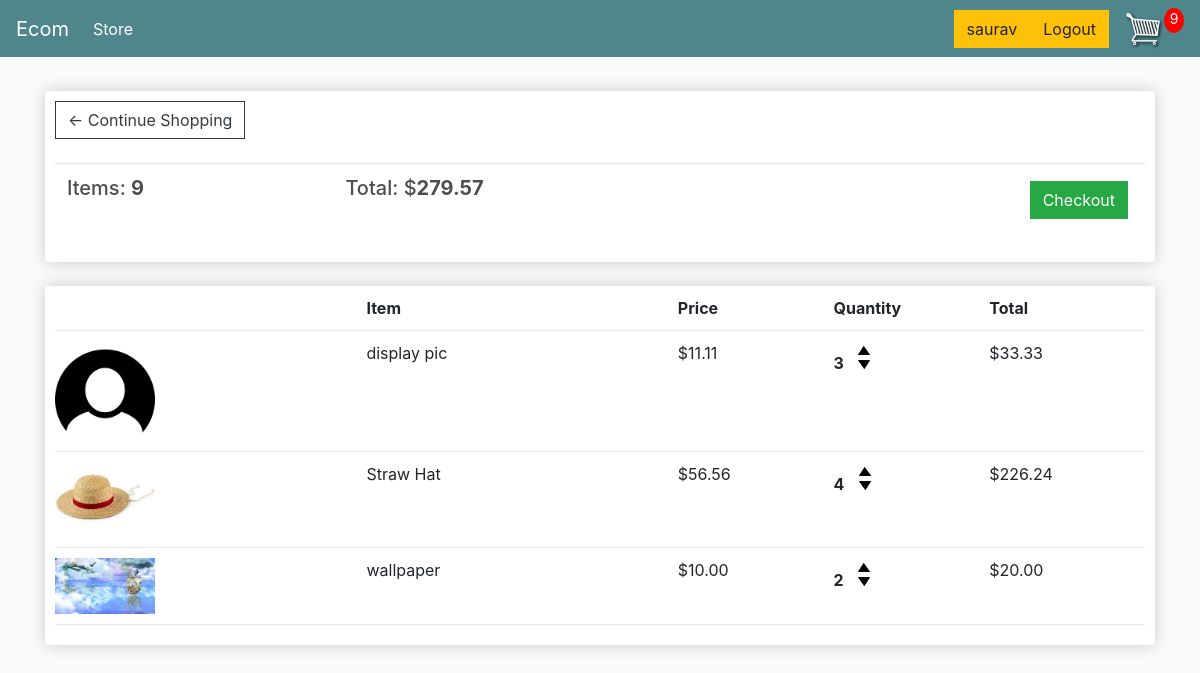
The app's page /cart/ (signed in) with its own data.
### store/models.py (models this page shows, shortened)
class Order(models.Model):
    customer = models.ForeignKey(Customer, on_delete=models.SET_NULL, null=True, blank=True)
    ordered_date = models.DateTimeField(auto_now_add=True)
    complete = models.BooleanField(default=False)
    transaction_id = models.CharField(max_length=100, null=True)
    def get_cart_total(self):
        orderitems = self.orderitem_set.all()
        cart_total = sum([item.get_total for item in orderitems])
        return cart_total
    def get_cart_itemsQty(self):
        orderitems = self.orderitem_set.all()
        itemsQty = sum([item.qty for item in orderitems])
        return itemsQty

class OrderItem(models.Model):
    product = models.ForeignKey(Product, on_delete=models.SET_NULL, null=True)
    order = models.ForeignKey(Order, on_delete=models.SET_NULL, null=True)
    qty = models.IntegerField(default=0, null=True, blank=True)
    added_date = models.DateTimeField(auto_now_add=True)
    @property
    def get_total(self):
        total = self.product.price * self.qty
        return total

class Product(models.Model):
    name = models.CharField(max_length=200)
    price = models.DecimalField(max_digits=8, decimal_places=2)
    digital = models.BooleanField(default=False, null=True, blank=True)
    image = models.ImageField(null=True, blank=True)
    @property
    def imageURL(self):
        try:
            url = self.image.url
        except:
            url = ''
        return url

### store/views.py (the view, shortened to what this page needs)
# urls.py: path('cart/', views.cart, name="cart"),
def cart(request):
    if request.user.is_authenticated:
        customer = request.user.customer
        order, created = Order.objects.get_or_create(customer=customer, complete = False)
        items = order.orderitem_set.all()
        cartItemsQty = order.get_cart_itemsQty()
    context = {'items': items, 'order': order, 'cartItemsQty': cartItemsQty}
    return render(request, 'store/cart.html', context)

### store/templates/store/cart.html (shortened to what this page needs)
{% extends "store/main.html" %}
{% load static %}
{% block content %}
<div class="row">
	<div class="col-lg-12">
		<div class="box-element">
            <a  class="btn btn-outline-dark" href="{% url 'store' %}">&#x2190; Continue Shopping</a>
            <br>
            <br>
            <table class="table">
                <tr>
                    <th><h5>Items: <strong id="cart-qty">{{ order.get_cart_itemsQty }}</strong></h5></th>
                    <th><h5>Total: $<strong id="cart-cost">{{ order.get_cart_total|floatformat:2 }}</strong></h5></th>
                    <th>
                        <a  style="float:right; margin:5px;" class="btn btn-success" href="{% url 'checkout' %}">Checkout</a>
                    </th>
                </tr>
            </table>
		</div>
		<br>
		<div class="box-element">
            <div class="cart-row">
                <div style="flex:2"></div>
                <div style="flex:2"><strong>Item</strong></div>
                <div style="flex:1"><strong>Price</strong></div>
                <div style="flex:1"><strong>Quantity</strong></div>
                <div style="flex:1"><strong>Total</strong></div>
            </div>
            {% for item in items %}
            <div class="cart-row" id="item-id-{{item.product.id}}">
                <div style="flex:2"><img class="row-image" src="{{ item.product.imageURL }}"></div>
                <div style="flex:2"><p>{{ item.product.name }}</p></div>
                <div style="flex:1"><p>$<span id="item-price">{{ item.product.price|floatformat:2 }}</span></p></div>
                <div style="flex:1">
                    <p class="quantity" id='item-quantity'>{{ item.qty }}</p>
                    <div class="quantity">
                        <img data-product="{{ item.product.id }}" data-action="add" class="chg-quantity update-cart" src="{% static  'img/arrow-up.png' %}">
                        <img data-product="{{ item.product.id}}" data-action="remove" class="chg-quantity update-cart" src="{% static  'img/arrow-down.png' %}">
                    </div>
                </div>
                <div style="flex:1"><p>$<span id="item-total">{{ item.get_total|floatformat:2 }}</span> </p></div>
            </div>
            {% endfor %}
	</div>
</div>
{% endblock content %}

### store/templates/store/main.html (shortened to what this page needs)
<!DOCTYPE html>
{% load static %}
<html>
<head>
	<link rel="stylesheet" href="https://stackpath.bootstrapcdn.com/bootstrap/4.4.1/css/bootstrap.min.css">
	<link rel="stylesheet" type="text/css" href="{% static 'css/main.css' %}">
</head>
<body>
	<nav class="navbar navbar-expand-lg navbar-dark bg-dark">
	  <a class="navbar-brand" href="{% url 'store' %}">Ecom</a>
	  <div class="collapse navbar-collapse" id="navbarSupportedContent">
	    <ul class="navbar-nav mr-auto">
	      <li class="nav-item active">
	        <a class="nav-link" href="{% url 'store' %}">Store <span class="sr-only">(current)</span></a>
	      </li>
	    </ul>
	    <div class="form-inline my-2 my-lg-0">
			{% if request.user.is_authenticated %}
			<a href=""class="btn btn-warning">{{ request.user.username }}</a>
			<a href="{% url 'logoutUser' %}"class="btn btn-warning">Logout</a>
			{% else %}
			<a href="{% url 'loginUser' %}"class="btn btn-warning">Login</a>
			{% endif %}
	     	<a href="{% url 'cart' %}">
	    		<img  id="cart-icon" src="{% static 'img/cart.png' %} " class="img-fluid" style="width: 40px">
	    	</a>
	    	<p id="cart-total">{{ cartItemsQty }} </p>
	    </div>
	  </div>
	</nav>
     <div class="container">
            <br>
            {% block content %}
            {% endblock content %}
         </div>
</body>
</html>

### static/css/main.css (style rules this page uses)
body { background-color: hsl(0, 0%, 98%); }
h1,h2,h3,h4,h5,h6 { color:hsl(0, 0%, 30%); }
.box-element { box-shadow:hsl(0, 0%, 80%) 0 0 16px; background-color: #fff; border-radius: 4px; padding: 10px; }
.bg-dark { background-color: #4f868c!important; }
#cart-icon { width:25px; display: inline-block; margin-left: 15px; }
#cart-total { display: block; text-align: center; color:#fff; background-color: red; width: 20px; height: 25px; border-radius: 50%; font-size: 14px; }
.col-lg-4, .col-lg-6, .col-lg-8, .col-lg-12 { margin-top: 10px; }
.btn { border-radius: 0; }
.row-image { width: 100px; }
.cart-row { display: flex; align-items: flex-stretch; padding-bottom: 10px; margin-bottom: 10px; border-bottom: 1px solid #ececec; }
.quantity { display: inline-block; font-weight: 700; padding-right:10px; }
.chg-quantity { width: 12px; cursor: pointer; display: block; margin-top: 5px; transition:.1s; }

### records on screen
Order: get_cart_itemsQty "9", get_cart_total "279.57"
OrderItem: product.imageURL (picture), product.name "display pic", product.price "11.11", qty "3", get_total "33.33"
OrderItem: product.imageURL (picture), product.name "Straw Hat", product.price "56.56", qty "4", get_total "226.24"
OrderItem: product.imageURL (picture), product.name "wallpaper", product.price "10.00", qty "2", get_total "20.00"

### other values on screen
{{ request.user.username }} "saurav"
{{ cartItemsQty }} "9"
